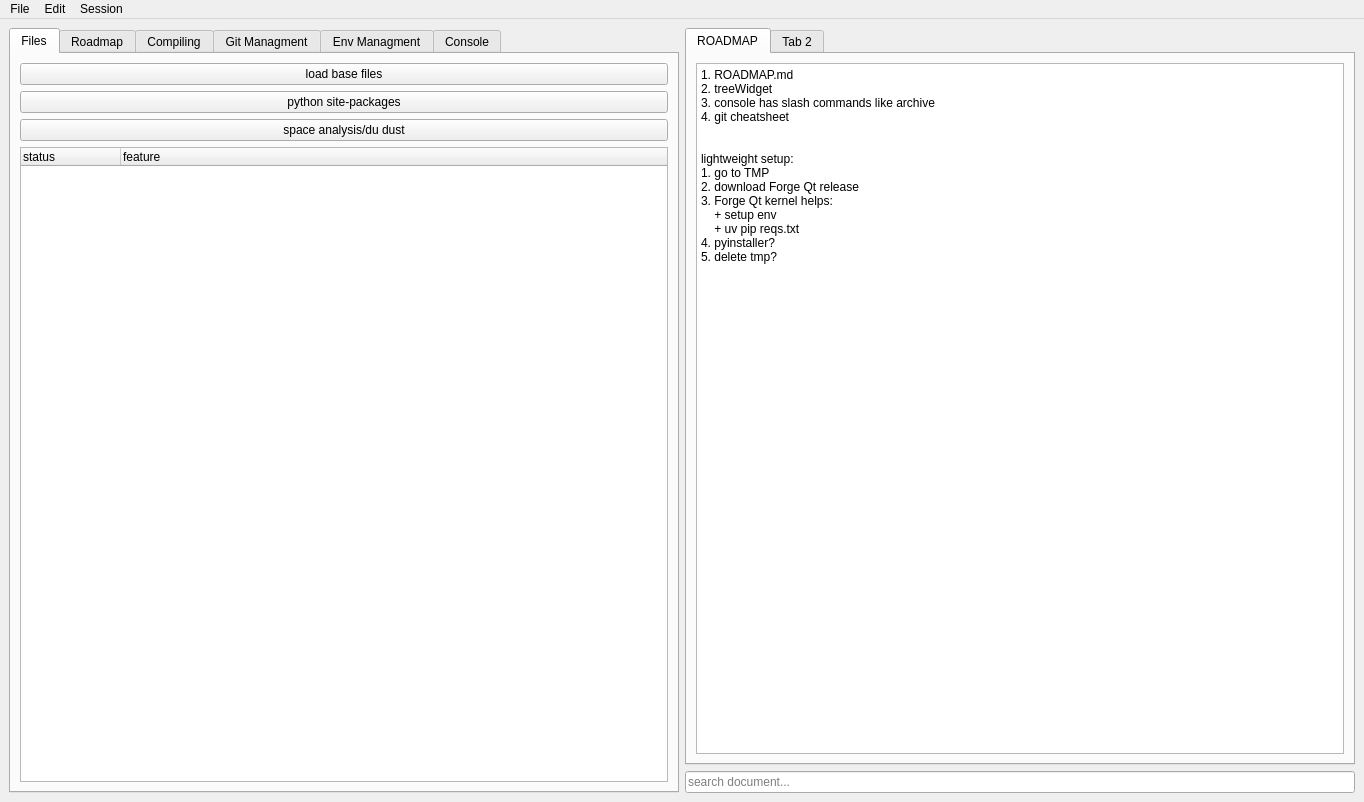
<?xml version="1.0" encoding="UTF-8"?>
<ui version="4.0">
 <class>MainWindow</class>
 <widget class="QMainWindow" name="MainWindow">
  <property name="geometry">
   <rect>
    <x>0</x>
    <y>0</y>
    <width>1364</width>
    <height>802</height>
   </rect>
  </property>
  <property name="minimumSize">
   <size>
    <width>800</width>
    <height>730</height>
   </size>
  </property>
  <property name="font">
   <font>
    <weight>50</weight>
    <bold>false</bold>
   </font>
  </property>
  <property name="windowTitle">
   <string>Foundry Qt</string>
  </property>
  <property name="styleSheet">
   <string notr="true">selection-background-color: @selectionbg;
selection-color: #000000;</string>
  </property>
  <widget class="QWidget" name="centralwidget">
   <layout class="QGridLayout" name="gridLayout">
    <item row="0" column="0">
     <layout class="QHBoxLayout" name="horizontalLayout_12">
      <item>
       <widget class="QTabWidget" name="tabWidget">
        <property name="currentIndex">
         <number>0</number>
        </property>
        <widget class="QWidget" name="tab_4">
         <attribute name="title">
          <string>Files</string>
         </attribute>
         <layout class="QGridLayout" name="gridLayout_7">
          <item row="3" column="0">
           <widget class="QTreeWidget" name="treeWidget_2">
            <column>
             <property name="text">
              <string>status</string>
             </property>
            </column>
            <column>
             <property name="text">
              <string>feature</string>
             </property>
            </column>
           </widget>
          </item>
          <item row="0" column="0">
           <widget class="QPushButton" name="pushButton_7">
            <property name="text">
             <string>load base files</string>
            </property>
           </widget>
          </item>
          <item row="2" column="0">
           <widget class="QPushButton" name="pushButton_9">
            <property name="text">
             <string>space analysis/du dust</string>
            </property>
           </widget>
          </item>
          <item row="1" column="0">
           <widget class="QPushButton" name="pushButton_8">
            <property name="text">
             <string>python site-packages</string>
            </property>
           </widget>
          </item>
         </layout>
        </widget>
        <widget class="QWidget" name="tab_5">
         <attribute name="title">
          <string>Roadmap</string>
         </attribute>
         <layout class="QGridLayout" name="gridLayout_9">
          <item row="0" column="0">
           <widget class="QPlainTextEdit" name="plainTextEdit_4">
            <property name="plainText">
             <string/>
            </property>
           </widget>
          </item>
          <item row="1" column="0">
           <widget class="QTreeWidget" name="treeWidget_3">
            <property name="frameShape">
             <enum>QFrame::Box</enum>
            </property>
            <property name="dragEnabled">
             <bool>true</bool>
            </property>
            <property name="alternatingRowColors">
             <bool>true</bool>
            </property>
            <property name="rootIsDecorated">
             <bool>true</bool>
            </property>
            <property name="uniformRowHeights">
             <bool>true</bool>
            </property>
            <property name="itemsExpandable">
             <bool>true</bool>
            </property>
            <property name="animated">
             <bool>true</bool>
            </property>
            <property name="wordWrap">
             <bool>true</bool>
            </property>
            <attribute name="headerVisible">
             <bool>false</bool>
            </attribute>
            <attribute name="headerCascadingSectionResizes">
             <bool>false</bool>
            </attribute>
            <column>
             <property name="text">
              <string>status</string>
             </property>
            </column>
            <column>
             <property name="text">
              <string>feature</string>
             </property>
            </column>
            <item>
             <property name="text">
              <string>[  ] </string>
             </property>
             <property name="text">
              <string>feature to add</string>
             </property>
             <item>
              <property name="text">
               <string>[  ]</string>
              </property>
              <property name="text">
               <string>sub feature</string>
              </property>
             </item>
            </item>
           </widget>
          </item>
         </layout>
        </widget>
        <widget class="QWidget" name="tab">
         <attribute name="title">
          <string>Compiling</string>
         </attribute>
         <layout class="QGridLayout" name="gridLayout_3">
          <item row="0" column="0">
           <widget class="QGroupBox" name="groupBox">
            <property name="sizePolicy">
             <sizepolicy hsizetype="Preferred" vsizetype="Expanding">
              <horstretch>0</horstretch>
              <verstretch>0</verstretch>
             </sizepolicy>
            </property>
            <property name="title">
             <string>UI</string>
            </property>
            <layout class="QGridLayout" name="gridLayout_2">
             <item row="0" column="0" rowspan="2">
              <widget class="QListWidget" name="listWidget">
               <item>
                <property name="text">
                 <string>mainwindow.ui</string>
                </property>
               </item>
               <item>
                <property name="text">
                 <string>setting.ui</string>
                </property>
               </item>
              </widget>
             </item>
             <item row="0" column="1">
              <layout class="QVBoxLayout" name="verticalLayout">
               <item>
                <widget class="QPushButton" name="pushButton_10">
                 <property name="text">
                  <string>compile UI</string>
                 </property>
                </widget>
               </item>
               <item>
                <widget class="QPushButton" name="pushButton_11">
                 <property name="text">
                  <string>designerQt</string>
                 </property>
                </widget>
               </item>
               <item>
                <widget class="QPushButton" name="pushButton_12">
                 <property name="text">
                  <string>open as text</string>
                 </property>
                </widget>
               </item>
               <item>
                <spacer name="verticalSpacer">
                 <property name="orientation">
                  <enum>Qt::Vertical</enum>
                 </property>
                 <property name="sizeHint" stdset="0">
                  <size>
                   <width>20</width>
                   <height>40</height>
                  </size>
                 </property>
                </spacer>
               </item>
              </layout>
             </item>
            </layout>
           </widget>
          </item>
          <item row="1" column="0">
           <widget class="QGroupBox" name="groupBox_2">
            <property name="sizePolicy">
             <sizepolicy hsizetype="Preferred" vsizetype="Expanding">
              <horstretch>0</horstretch>
              <verstretch>0</verstretch>
             </sizepolicy>
            </property>
            <property name="title">
             <string>Python</string>
            </property>
           </widget>
          </item>
         </layout>
        </widget>
        <widget class="QWidget" name="tab_2">
         <attribute name="title">
          <string>Git Managment</string>
         </attribute>
         <layout class="QGridLayout" name="gridLayout_6">
          <item row="0" column="0">
           <layout class="QVBoxLayout" name="verticalLayout_9">
            <item>
             <widget class="QPlainTextEdit" name="plainTextEdit_2">
              <property name="plainText">
               <string>git cheatsheet
</string>
              </property>
             </widget>
            </item>
            <item>
             <widget class="QLineEdit" name="lineEdit">
              <property name="toolTip">
               <string>&lt;html&gt;&lt;head/&gt;&lt;body&gt;&lt;p&gt;&lt;br/&gt;&lt;/p&gt;&lt;/body&gt;&lt;/html&gt;</string>
              </property>
              <property name="whatsThis">
               <string>&lt;html&gt;&lt;head/&gt;&lt;body&gt;&lt;p&gt;&lt;br/&gt;&lt;/p&gt;&lt;/body&gt;&lt;/html&gt;</string>
              </property>
              <property name="text">
               <string/>
              </property>
              <property name="placeholderText">
               <string>search git commands...</string>
              </property>
              <property name="clearButtonEnabled">
               <bool>true</bool>
              </property>
             </widget>
            </item>
           </layout>
          </item>
          <item row="1" column="0">
           <layout class="QHBoxLayout" name="horizontalLayout_14">
            <item>
             <layout class="QVBoxLayout" name="verticalLayout_4">
              <item>
               <widget class="QPushButton" name="pushButton">
                <property name="text">
                 <string>1. stage</string>
                </property>
               </widget>
              </item>
              <item>
               <widget class="QPushButton" name="pushButton_2">
                <property name="text">
                 <string>2. commit</string>
                </property>
               </widget>
              </item>
              <item>
               <widget class="QPushButton" name="pushButton_3">
                <property name="text">
                 <string>3. update</string>
                </property>
               </widget>
              </item>
             </layout>
            </item>
            <item>
             <layout class="QVBoxLayout" name="verticalLayout_6">
              <item>
               <widget class="QPushButton" name="pushButton_6">
                <property name="text">
                 <string/>
                </property>
               </widget>
              </item>
              <item>
               <widget class="QPushButton" name="pushButton_5">
                <property name="text">
                 <string>open in browser</string>
                </property>
               </widget>
              </item>
              <item>
               <widget class="QPushButton" name="pushButton_4">
                <property name="text">
                 <string>complete update</string>
                </property>
               </widget>
              </item>
             </layout>
            </item>
           </layout>
          </item>
         </layout>
        </widget>
        <widget class="QWidget" name="tab_8">
         <attribute name="title">
          <string>Env Managment</string>
         </attribute>
         <layout class="QGridLayout" name="gridLayout_4">
          <item row="0" column="0">
           <widget class="QPlainTextEdit" name="plainTextEdit_3">
            <property name="plainText">
             <string>requirments file
reqs install
clean env
env version
env linker?</string>
            </property>
           </widget>
          </item>
         </layout>
        </widget>
        <widget class="QWidget" name="tab_3">
         <attribute name="title">
          <string>Console</string>
         </attribute>
        </widget>
       </widget>
      </item>
      <item>
       <layout class="QVBoxLayout" name="verticalLayout_10">
        <item>
         <widget class="QTabWidget" name="tabWidget_2">
          <widget class="QWidget" name="tab_6">
           <attribute name="title">
            <string>ROADMAP</string>
           </attribute>
           <layout class="QGridLayout" name="gridLayout_8">
            <item row="0" column="0">
             <widget class="QPlainTextEdit" name="plainTextEdit">
              <property name="plainText">
               <string>1. ROADMAP.md
2. treeWidget
3. console has slash commands like archive
4. git cheatsheet


lightweight setup:
1. go to TMP
2. download Forge Qt release
3. Forge Qt kernel helps:
    + setup env 
    + uv pip reqs.txt
4. pyinstaller?
5. delete tmp?</string>
              </property>
             </widget>
            </item>
           </layout>
          </widget>
          <widget class="QWidget" name="tab_7">
           <attribute name="title">
            <string>Tab 2</string>
           </attribute>
          </widget>
         </widget>
        </item>
        <item>
         <widget class="QLineEdit" name="lineEdit_2">
          <property name="placeholderText">
           <string>search document...</string>
          </property>
         </widget>
        </item>
       </layout>
      </item>
     </layout>
    </item>
   </layout>
  </widget>
  <widget class="QMenuBar" name="menuBar">
   <property name="geometry">
    <rect>
     <x>0</x>
     <y>0</y>
     <width>1364</width>
     <height>22</height>
    </rect>
   </property>
   <property name="defaultUp">
    <bool>false</bool>
   </property>
   <property name="nativeMenuBar">
    <bool>true</bool>
   </property>
   <widget class="QMenu" name="menuFile">
    <property name="title">
     <string>File</string>
    </property>
    <addaction name="separator"/>
    <addaction name="actionSettings_2"/>
    <addaction name="actionExit"/>
   </widget>
   <widget class="QMenu" name="menuSession">
    <property name="title">
     <string>Edit</string>
    </property>
    <widget class="QMenu" name="menuProfiling">
     <property name="title">
      <string>Profiling</string>
     </property>
     <addaction name="actionStart_Profiling"/>
     <addaction name="actionOpen_Browser"/>
    </widget>
    <addaction name="menuProfiling"/>
   </widget>
   <widget class="QMenu" name="menuSession_3">
    <property name="title">
     <string>Session</string>
    </property>
    <addaction name="separator"/>
    <addaction name="actionstart_antigravity"/>
    <addaction name="actionstart_lmstudio"/>
    <addaction name="actionlmstudio_prio_tweak"/>
   </widget>
   <addaction name="menuFile"/>
   <addaction name="menuSession"/>
   <addaction name="menuSession_3"/>
  </widget>
  <action name="actionSettings">
   <property name="text">
    <string>Settings</string>
   </property>
  </action>
  <action name="actionExport">
   <property name="text">
    <string>Export</string>
   </property>
  </action>
  <action name="actionImport_2">
   <property name="text">
    <string>Import</string>
   </property>
  </action>
  <action name="actionExport_2">
   <property name="text">
    <string>Export</string>
   </property>
  </action>
  <action name="actionOpen">
   <property name="text">
    <string>Open</string>
   </property>
  </action>
  <action name="actionNew">
   <property name="text">
    <string>New</string>
   </property>
  </action>
  <action name="actionExit">
   <property name="text">
    <string>Exit</string>
   </property>
  </action>
  <action name="actionHelp">
   <property name="text">
    <string>About</string>
   </property>
  </action>
  <action name="actionManual">
   <property name="text">
    <string>Manual</string>
   </property>
  </action>
  <action name="actionGithub">
   <property name="text">
    <string>Github</string>
   </property>
  </action>
  <action name="actionSessionNew">
   <property name="text">
    <string>New</string>
   </property>
  </action>
  <action name="actionSessionOpen">
   <property name="text">
    <string>Load</string>
   </property>
  </action>
  <action name="actionImport_3">
   <property name="text">
    <string>Import</string>
   </property>
  </action>
  <action name="actionPDF">
   <property name="text">
    <string>PDF</string>
   </property>
  </action>
  <action name="actionTxt">
   <property name="text">
    <string>Txt</string>
   </property>
  </action>
  <action name="actionSessionSave">
   <property name="text">
    <string>Save</string>
   </property>
  </action>
  <action name="actionEdit">
   <property name="text">
    <string>Edit</string>
   </property>
  </action>
  <action name="actionOpenConfig">
   <property name="text">
    <string>Open</string>
   </property>
  </action>
  <action name="actionGenerate_New">
   <property name="text">
    <string>Generate New</string>
   </property>
  </action>
  <action name="actionSessionOpenDir">
   <property name="text">
    <string>Open Sessions Folder</string>
   </property>
  </action>
  <action name="actionSessionRename">
   <property name="text">
    <string>Rename Current</string>
   </property>
  </action>
  <action name="actionSessionReset">
   <property name="text">
    <string>Clear Current</string>
   </property>
  </action>
  <action name="actionSessionDelete">
   <property name="text">
    <string>Delete Current</string>
   </property>
  </action>
  <action name="actionRalphEnable">
   <property name="checkable">
    <bool>true</bool>
   </property>
   <property name="text">
    <string>Enable</string>
   </property>
  </action>
  <action name="actionRalphDisable">
   <property name="text">
    <string>Disable</string>
   </property>
  </action>
  <action name="actionPluginRalph">
   <property name="checkable">
    <bool>true</bool>
   </property>
   <property name="text">
    <string>Ralph</string>
   </property>
  </action>
  <action name="actionSessionSaveAs">
   <property name="text">
    <string>Save As...</string>
   </property>
  </action>
  <action name="actionTemplatesImport">
   <property name="text">
    <string>Import</string>
   </property>
  </action>
  <action name="actionTemplatesOpen_Folder">
   <property name="text">
    <string>Open Folder</string>
   </property>
  </action>
  <action name="actionView_Agent_Todos">
   <property name="checkable">
    <bool>true</bool>
   </property>
   <property name="checked">
    <bool>false</bool>
   </property>
   <property name="text">
    <string>View Agent Todos</string>
   </property>
  </action>
  <action name="actionPlginMD_Parser">
   <property name="checkable">
    <bool>true</bool>
   </property>
   <property name="text">
    <string>MD Parser</string>
   </property>
  </action>
  <action name="actionPluginDevils_Advocate">
   <property name="checkable">
    <bool>true</bool>
   </property>
   <property name="text">
    <string>Devils Advocate</string>
   </property>
  </action>
  <action name="actionView_Input_Box">
   <property name="checkable">
    <bool>true</bool>
   </property>
   <property name="checked">
    <bool>true</bool>
   </property>
   <property name="text">
    <string>View Input Box</string>
   </property>
  </action>
  <action name="actionSettings_2">
   <property name="text">
    <string>Settings</string>
   </property>
  </action>
  <action name="actionShortcuts">
   <property name="text">
    <string>Shortcuts</string>
   </property>
  </action>
  <action name="actionStart_Profiling">
   <property name="checkable">
    <bool>true</bool>
   </property>
   <property name="text">
    <string>Start Profiling</string>
   </property>
  </action>
  <action name="actionOpen_Browser">
   <property name="text">
    <string>Open Browser</string>
   </property>
  </action>
  <action name="actionView_File_Contents">
   <property name="checkable">
    <bool>true</bool>
   </property>
   <property name="text">
    <string>View File Contents</string>
   </property>
  </action>
  <action name="actionChange_Project">
   <property name="text">
    <string>Change Project/Config</string>
   </property>
  </action>
  <action name="actionstart_lmstudio">
   <property name="text">
    <string>start lmstudio</string>
   </property>
  </action>
  <action name="actionlmstudio_prio_tweak">
   <property name="text">
    <string>lmstudio prio tweak</string>
   </property>
  </action>
  <action name="actionstart_antigravity">
   <property name="text">
    <string>start antigravity</string>
   </property>
  </action>
 </widget>
 <resources/>
 <connections/>
</ui>
